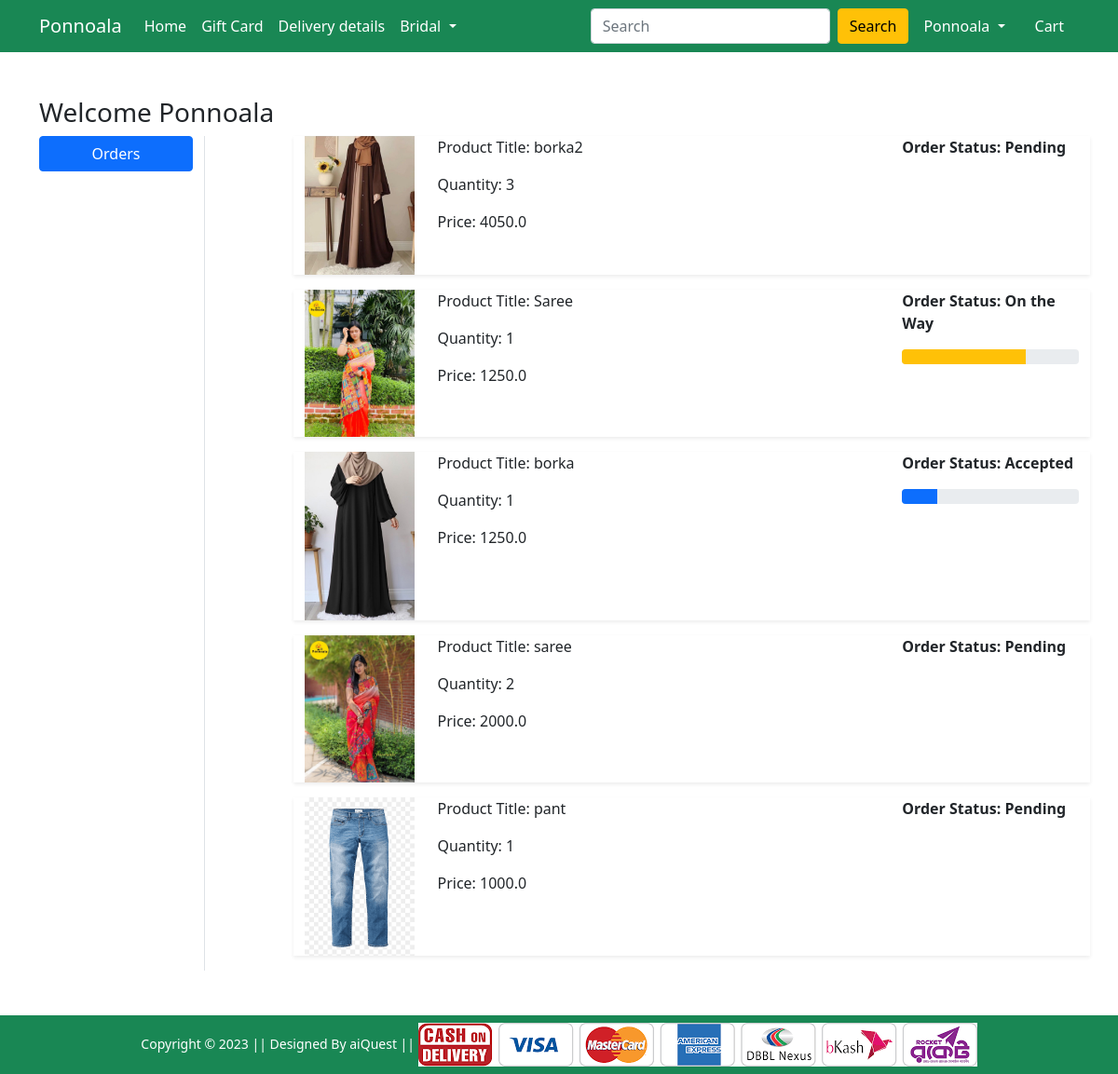
Screenshot of /orders/ (signed in) with the database file from the repository.
### Shop/models.py (models this page shows, shortened)
class OrderPlaced(models.Model):
    user = models.ForeignKey(User, on_delete=models.CASCADE)
    customer = models.ForeignKey(Customer, on_delete=models.CASCADE)
    product = models.ForeignKey(Product, on_delete=models.CASCADE)
    quantity = models.PositiveIntegerField(default=1)
    ordered_date = models.DateTimeField(auto_now_add=True)
    status = models.CharField(max_length=50, choices=STATUS_CHOICE, default='Pending')
    @property
    def total_cost(self):
     return self.quantity * self.product.discounted_price

class Product(models.Model):
    title = models.CharField(max_length=100)
    selling_price = models.FloatField()
    discounted_price = models.FloatField()
    description = models.TextField()
    brand = models.CharField(max_length=100)
    category = models.CharField(choices=CATEGORY_CHOICES,max_length=2)
    product_image = models.ImageField(upload_to='productimg')

### Shop/views.py (the view)
# urls.py: path('orders/', views.orders, name='orders'),
@login_required
def orders(request):
 op=OrderPlaced.objects.filter(user=request.user)
 return render(request, 'Shop/orders.html',{'order_placed':op})

### Shop/templates/Shop/orders.html (shortened to what this page needs)
{% extends 'Shop/base.html' %}
{% load static %}
{% block main-content %}
<div class="container my-5">
    <div class="row">
        <h3>Welcome <span class="text-capitalize">{{request.user}}</span></h3>
        <div class="col-sm-2 border-end">
            <ul class="list-unstyled">
                <li class="d-grid"><a href="{% url 'orders' %}" class="btn btn-primary">Orders</a></li>
            </ul>
        </div>
        <div class="col-sm-9 offset-sm-1">
            {% for op in order_placed %}
            <div class="row shadow-sm mb-3">
                <div class="col-sm-2">
                    <img src="{{op.product.product_image.url}}" alt="" srcset="" class="img-fluid" height="150"
                        width="150">
                </div>
                <div class="col-sm-7">
                    <p>Product Title: {{op.product.title}}</p>
                    <p>Quantity: {{op.quantity}}</p>
                    <p>Price: {{op.total_cost}}</p>
                </div>
                <div class="col-sm-3 fw-bold">
                    <p>Order Status: {{op.status}}</p>
                    {% if op.status == 'Accepted' %}
                    <div class="progress">
                        <div class="progress-bar" role="progressbar" style="width: 20%" aria-valuenow="20"
                            aria-valuemin="0" aria-valuemax="100">
                        </div>
                    </div>
                    {% endif %}
                    {% if op.status == 'On the Way' %}
                    <div class="progress">
                        <div class="progress-bar bg-warning" role="progressbar" style="width: 70%" aria-valuenow="70"
                            aria-valuemin="0" aria-valuemax="100">
                        </div>
                    </div>
                    {% endif %}
                </div>
            </div>
            {% endfor %}
        </div>
    </div>
</div>
{% endblock main-content %}

### Shop/templates/Shop/base.html (shortened to what this page needs)
<!doctype html>
{% load static %}
<html lang="en">
<head>
    <link href="https://cdn.jsdelivr.net/npm/bootstrap@5.0.0-beta1/dist/css/bootstrap.min.css" rel="stylesheet"
>
    <link rel="stylesheet" href="{% static 'Shop/css/owl.carousel.min.css' %}">
    <link rel="stylesheet" href="{% static 'Shop/css/all.min.css' %}">
    <link rel="stylesheet" href="{% static 'Shop/css/style.css' %}">
</head>
<body>
    <nav class="navbar navbar-expand-lg navbar-dark bg-success">
        <div class="container">
            <a class="navbar-brand" href="/">Ponnoala</a>
            <div class="collapse navbar-collapse" id="navbarSupportedContent">
                <ul class="navbar-nav me-auto mb-2 mb-lg-0">
                    <li class="nav-item">
                        <a class="nav-link active" aria-current="page" href="/">Home</a>
                    </li>
                    <li class="nav-item">
                        <a class="nav-link active" aria-current="page" href="#">Gift Card</a>
                    </li>
                    <li class="nav-item">
                        <a class="nav-link active" aria-current="page" href="#">Delivery details</a>
                    </li>
                    <li class="nav-item dropdown">
                        <a class="nav-link dropdown-toggle text-white" href="#" id="electronicsDropdown" role="button"
                            data-bs-toggle="dropdown" aria-expanded="false">
                            Bridal
                        </a>
                    </li>
                </ul>
                <form class="d-flex">
                    <input class="form-control me-2" type="search" placeholder="Search" aria-label="Search">
                    <button class="btn btn-warning" type="submit">Search</button>
                </form>
                <div>
                    <ul class="navbar-nav me-auto mb-2 mb-lg-0">
                        {% if request.user.is_authenticated %}
                        <li class="nav-item dropdown mx-2">
                            <a class="nav-link dropdown-toggle text-white" href="#" id="profileDropdown" role="button"
                                data-bs-toggle="dropdown" aria-expanded="false">
                                {{ request.user.username | capfirst }}
                            </a>
                        </li>
                        <li class="nav-item mx-2">
                            <a href="{% url 'showcart' %}" class="nav-link text-white"> Cart </a>
                        </li>
                        {% endif %}
                    </ul>
                </div>
            </div>
        </div>
    </nav>
    {% block main-content %} {% endblock main-content %}
    <footer class="container-fluid bg-success text-center p-2 mt-5">
        <small class="text-white">Copyright &copy; 2023 || Designed By aiQuest || </small>
        <img src="{% static 'Shop/images/paymentlogo.png' %}" alt="" srcset="" class="img-fluid" height="2px">
    </footer>
</body>
</html>

### rows the page displays
OrderPlaced: product.product_image (picture), product "borka2", quantity "3", total_cost "4050.0", status "Pending"
OrderPlaced: product.product_image (picture), product "Saree", quantity "1", total_cost "1250.0", status "On the Way"
OrderPlaced: product.product_image (picture), product "borka", quantity "1", total_cost "1250.0", status "Accepted"
OrderPlaced: product.product_image (picture), product "saree", quantity "2", total_cost "2000.0", status "Pending"
OrderPlaced: product.product_image (picture), product "pant", quantity "1", total_cost "1000.0", status "Pending"

### other values shown
{{ request.user.username | capfirst }} "Ponnoala"
{{ request.user }} "Ponnoala"
